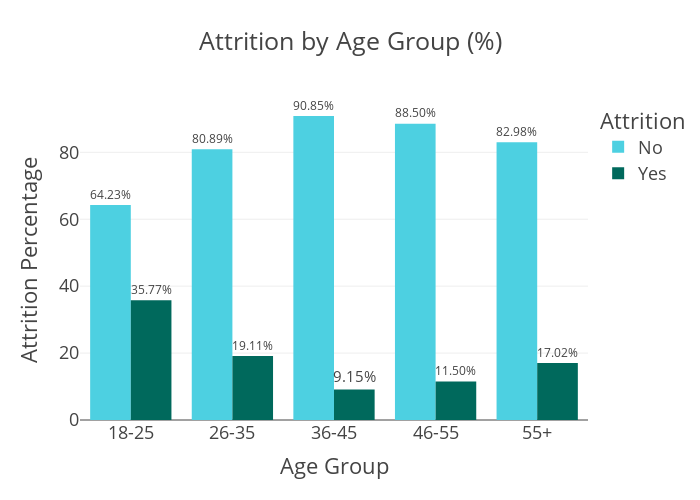

The code cell stored with this chart in its notebook:
### Code cell
attrition_by_age = HR_Analytics_df.groupby(['AgeGroup', 'Attrition']).size().reset_index(name='count')
total_per_age = attrition_by_age.groupby('AgeGroup')['count'].transform('sum')
attrition_by_age['percentage'] = round((attrition_by_age['count'] / total_per_age) * 100, 2)

fig = px.bar(attrition_by_age,
             x='AgeGroup',
             y='percentage',
             color='Attrition',
             title='Attrition by Age Group (%)',
             color_discrete_sequence=["#4dd0e1", "#00695c"],
             barmode='group',
             text='percentage',
             width=700,
             height=500)

fig.update_layout(template="presentation",
                  xaxis_title='Age Group',
                  yaxis_title='Attrition Percentage',
                  legend_title=dict(text='Attrition'),
                  paper_bgcolor="rgba(0,0,0,0)",
                  plot_bgcolor="rgba(0,0,0,0)")

fig.update_traces(texttemplate='%{text:.2f}%', textposition='outside')
fig.show()

fig.write_image(os.path.join(results_dir, 'attrition_by_age.jpg'))
fig.write_image(os.path.join(results_dir, 'attrition_by_age.png'))
fig.write_html(os.path.join(results_dir, 'attrition_by_age.html'))

### Figure 1 — Plotly figure (JSON) as saved in the notebook; plotly's stock layout.template omitted (floating-point values rounded to 4 significant figures)
{"data": [{"alignmentgroup": "True", "hovertemplate": "Attrition=No<br>AgeGroup=%{x}<br>percentage=%{text}<extra></extra>", "legendgroup": "No", "marker": {"color": "#4dd0e1", "pattern": {"shape": ""}}, "name": "No", "offsetgroup": "No", "orientation": "v", "showlegend": true, "text": [64.23, 80.89, 90.85, 88.5, 82.98], "textposition": "outside", "texttemplate": "%{text:.2f}%", "type": "bar", "x": ["18-25", "26-35", "36-45", "46-55", "55+"], "xaxis": "x", "y": [64.23, 80.89, 90.85, 88.5, 82.98], "yaxis": "y"}, {"alignmentgroup": "True", "hovertemplate": "Attrition=Yes<br>AgeGroup=%{x}<br>percentage=%{text}<extra></extra>", "legendgroup": "Yes", "marker": {"color": "#00695c", "pattern": {"shape": ""}}, "name": "Yes", "offsetgroup": "Yes", "orientation": "v", "showlegend": true, "text": [35.77, 19.11, 9.15, 11.5, 17.02], "textposition": "outside", "texttemplate": "%{text:.2f}%", "type": "bar", "x": ["18-25", "26-35", "36-45", "46-55", "55+"], "xaxis": "x", "y": [35.77, 19.11, 9.15, 11.5, 17.02], "yaxis": "y"}], "layout": {"barmode": "group", "height": 500, "legend": {"title": {"text": "Attrition"}, "tracegroupgap": 0}, "paper_bgcolor": "rgba(0, 0, 0, 0)", "plot_bgcolor": "rgba(0, 0, 0, 0)", "title": {"text": "Attrition by Age Group (%)"}, "width": 700, "xaxis": {"anchor": "y", "autorange": true, "domain": [0, 1], "range": [-0.5, 4.5], "title": {"text": "Age Group"}, "type": "category"}, "yaxis": {"anchor": "x", "autorange": true, "domain": [0, 1], "range": [0, 95.63], "title": {"text": "Attrition Percentage"}, "type": "linear"}}}
